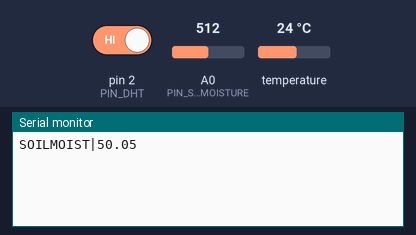
This sketch was run on a simulated Arduino Uno, built with avr-gcc and run on an emulated ATmega328P. On the bench: the last lines printed to the serial monitor. The test bench sets the inputs (shaded band); at power-on: pin 2 (PIN_DHT) HIGH, A0 (PIN_SOIL_MOISTURE) = 512, temperature 24 °C. The modem accepts every AT command (registered, SIM ready, sends succeed) and sends nothing else.

Above: at 3.2 s.
3.3 s: pin 2 (PIN_DHT) driven LOW
At 3.8 s:
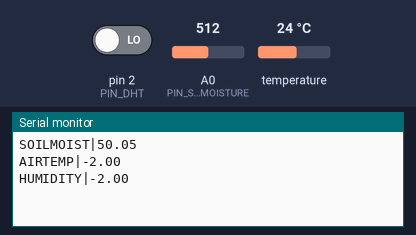
4.8 s: A0 (PIN_SOIL_MOISTURE) set to 716
At 6.3 s:
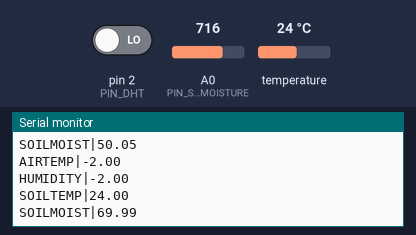

The sketch:

ArduGardenFirmware.ino
```cpp
// (licence header left out)
#include "TimedAction.h"
#include <SoftwareSerial.h>
#include "OneWire.h"
#include "ArduDHT11.h"
#include "ArduDS18B20.h"

#include "Definitions.h"

// wrappers
void dhtLib_callback();
void dataSend_callback();

// libraries
TimedAction _dataTimer(DELAY_REQUEST, dataSend_callback);
OneWire _soil_temp_wire(10);
ArduDHT11 _dhtSensor;
ArduDS18B20 _soil_temp;
SoftwareSerial _wifiSerial(PIN_WIFI_RECEIVE, PIN_WIFI_TRANSMIT);
#define _usbSerial Serial

// vars
float soilTemp, humid, moist, airTemp, light;

// ===== PROGRAM ENTRY ==============================================
void setup() {
	// begin serial communication
	usbSerialInit();
	wifiInit();

	// init sensors
	_dhtSensor.init(PIN_DHT, DHT_INT_NUMBER, dhtLib_callback);
	delay(DHT_INIT_TIME);
	_soil_temp.init(&_soil_temp_wire);
}

void loop() {
	// report from soil mositure sensor
	moist = toPercentage(analogRead(PIN_SOIL_MOISTURE));
	usbSerialSend(SENSOR_SOIL_MOISTURE, moist);

	// report from light intensity sensor
	//light = toPercentage(analogRead(PIN_LIGHT_INTENSITY));
	//usbSerialSend(SENSOR_LIGHT_INTENSITY, light);

	/* acquire data */
	_dhtSensor.acquireAndWait();
	// report celcius from DHT
	airTemp = _dhtSensor.getTemperature();
	usbSerialSend(SENSOR_DHT_TEMPERATURE, airTemp);

	// report RH from DHT
	humid = _dhtSensor.getHumidity();
	usbSerialSend(SENSOR_DHT_HUMIDITY, humid);

	// report from soil temp sensor
	soilTemp = _soil_temp.getTemperature();
	usbSerialSend(SENSOR_SOIL_TEMP, soilTemp);

	// send to server
	//_dataTimer.check();

	// delay
	delay(DELAY_CHECK);
}
```

ArduDHT11.cpp
```cpp
// (licence header left out)
#include "ArduDHT11.h"

// constrcutor
ArduDHT11::ArduDHT11() {
}

void ArduDHT11::init(int pin, int intNumber, void(*callback_wrapper) ()) {
	// assign settings
	this->intNumber = intNumber;
	this->pin = pin;
	this->isrCallback_wrapper = callback_wrapper;

	// assign zero values
	hum = 0;
	temp = 0;

	// set pin mode
	pinMode(pin, OUTPUT);
	digitalWrite(pin, HIGH);

	// set state
	state = STOPPED;
	status = DHT11_ERROR_NOTSTARTED;
}

int ArduDHT11::acquire() {
	if (state == STOPPED || state == ACQUIRED) {

		//set the state machine for interruptions analisis of the signal
		state = RESPONSE;

		// empty buffers
		for (int i = 0; i< 5; i++) bits[i] = 0;
		cnt = 7;
		idx = 0;
		hum = 0;
		temp = 0;

		// REQUEST SAMPLE
		pinMode(pin, OUTPUT);
		digitalWrite(pin, LOW);
		delay(18);
		digitalWrite(pin, HIGH);
		delayMicroseconds(40);
		pinMode(pin, INPUT);

		// Analize the data in an interrupt
		us = micros();
		attachInterrupt(intNumber, isrCallback_wrapper, FALLING);

		return DHT11_ACQUIRING;
	}
	else
		return DHT11_ERROR_ACQUIRING;
}

void ArduDHT11::acquireAndWait() {
	acquire();
	while (acquiring())
		;
}

int ArduDHT11::getStatus() {
	return status;
}

float ArduDHT11::getTemperature() {
	DHT11_CHECK_STATE;
	return temp;
}

float ArduDHT11::getHumidity() {
	DHT11_CHECK_STATE;
	return hum;
}

/* Private */
void ArduDHT11::isrCallback() {
	int newUs = micros();
	int delta = (newUs - us);
	us = newUs;
	if (delta>6000) {
		status = DHT11_ERROR_TIMEOUT;
		state = STOPPED;
		detachInterrupt(intNumber);
		return;
	}
	switch (state) {
	case RESPONSE:
		if (delta<25) {
			us -= delta;
			break; //do nothing, it started the response signal
		} if (125<delta && delta<190) {
			state = DATA;
		}
		else {
			detachInterrupt(intNumber);
			status = DHT11_ERROR_TIMEOUT;
			state = STOPPED;
		}
		break;

	case DATA:
		if (delta<10) {
			detachInterrupt(intNumber);
			status = DHT11_ERROR_DELTA;
			state = STOPPED;
		}
		else if (60<delta && delta<155) { //valid in timing
			if (delta>90) //is a one
				bits[idx] |= (1 << cnt);
			if (cnt == 0) {  // whe have fullfilled the byte, go to next
				cnt = 7;    // restart at MSB
				if (idx++ == 4) {      // go to next byte, if whe have got 5 bytes stop.
					detachInterrupt(intNumber);
					// WRITE TO RIGHT VARS
					// as bits[1] and bits[3] are allways zero they are omitted in formulas.
					hum = bits[0];
					temp = bits[2];
					uint8_t sum = bits[0] + bits[2];
					if (bits[4] != sum) {
						status = DHT11_ERROR_CHECKSUM;
						state = STOPPED;
					}
					else {
						status = DHT11_OK;
						state = ACQUIRED;
					}
					break;
				}
			}
			else cnt--;
		}
		else {
			detachInterrupt(intNumber);
			status = DHT11_ERROR_TIMEOUT;
			state = STOPPED;
		}
		break;

	default:
		break;
	}
}

bool ArduDHT11::acquiring() {
	if (state != ACQUIRED && state != STOPPED) return true;
	return false;
}
```

ArduDHT11.h
```cpp
// (licence header left out)
#ifndef _ARDUDHT11_h
#define _ARDUDHT11_h

#if defined(ARDUINO) && ARDUINO >= 100
	#include "Arduino.h"
#endif

// state codes
#define DHT11_OK		    0
#define DHT11_ACQUIRING		1
#define DHT11_ACQUIRED		2
#define DHT11_RESPONSE_OK	3

// error codes
#define DHT11_ERROR_CHECKSUM		-1
#define DHT11_ERROR_TIMEOUT			-2
#define DHT11_ERROR_ACQUIRING		-3
#define DHT11_ERROR_DELTA			-4
#define DHT11_ERROR_NOTSTARTED		-5

#define DHT11_CHECK_STATE		if(state == STOPPED)						\
									return status;				    		\
								else if(state != ACQUIRED)			    	\
									return DHT11_ERROR_ACQUIRING;

class ArduDHT11
{
public:
	ArduDHT11();
	void init(int pin, int intNumber, void(*isrCallback_wrapper)());
	void isrCallback();
	int acquire();
	void acquireAndWait();
	float getTemperature();
	float getHumidity();
	bool acquiring();
	int getStatus();

private:

	// callback wrapper
	void(*isrCallback_wrapper)(void);

	// states
	enum states { RESPONSE = 0, DATA = 1, ACQUIRED = 2, STOPPED = 3, ACQUIRING = 4 };

	// variables
	volatile states state;
	volatile int status;
	volatile byte bits[5];
	volatile byte cnt;
	volatile byte idx;
	volatile int us;
	int intNumber;
	int pin;
	volatile float hum;
	volatile float temp;
};
#endif
```

ArduDS18B20.cpp
```cpp
// (licence header left out)
#include "ArduDS18B20.h"

ArduDS18B20::ArduDS18B20() {
}

void ArduDS18B20::init(OneWire* wire) {
	_ds_wire = wire;
	_ds_wire->search(addr);
	_ds_wire->reset();
}

float ArduDS18B20::getTemperature() {
	_ds_wire->reset();
	_ds_wire->select(addr);
	_ds_wire->write(DS18B20_START, 1);

	delay(1000);

	_ds_wire->reset();
	_ds_wire->select(addr);
	_ds_wire->write(DS18B20_READ_STRATCHPAD);

	for (i = 0; i < 9; i++) {           // we need 9 bytes
		data[i] = _ds_wire->read();
	}

	int16_t raw = (data[1] << 8) | data[0];
	byte cfg = (data[4] & 0x60);
	// at lower res, the low bits are undefined, so let's zero them
	if (cfg == 0x00) raw = raw & ~7;  // 9 bit resolution, 93.75 ms
	else if (cfg == 0x20) raw = raw & ~3; // 10 bit res, 187.5 ms
	else if (cfg == 0x40) raw = raw & ~1; // 11 bit res, 375 ms
										  //// default is 12 bit resolution, 750 ms conversion time
	return (float)raw / 16.0;
}
```

ArduDS18B20.h
```cpp
// ArduDS18B20.h

#ifndef _ARDUDS18B20_h
#define _ARDUDS18B20_h

#if defined(ARDUINO) && ARDUINO >= 100
#include "arduino.h"
#else
#include "WProgram.h"
#endif

#ifndef OneWire_h
#include "OneWire.h"
#endif // OneWire_h

#define DS18B20_START 0x44
#define DS18B20_READ_STRATCHPAD 0xBE

class ArduDS18B20 {
public:
	ArduDS18B20();
	void init(OneWire* wire);
	bool isValidAddress();
	float getTemperature();

private:
	uint8_t i;
	uint8_t data[12];
	uint8_t addr[8];
	OneWire* _ds_wire;
};

#endif
```

Definitions.h
```cpp
// (licence header left out)
#ifndef _DEFINITIONS_H
#define _DEFINITIONS_H

/* Define pins */
// define analog input pins
#define PIN_SOIL_TEMPERATURE		10
#define PIN_SOIL_MOISTURE			A0
#define PIN_LIGHT_INTENSITY			A1
// define DHT (external interrupt)
#define PIN_DHT						2
#define DHT_INT_NUMBER				digitalPinToInterrupt(PIN_DHT)
#define DHT_INIT_TIME				2000
// define wifi (SoftwareSerial)
#define PIN_WIFI_TRANSMIT			6
#define PIN_WIFI_RECEIVE			7

/* Define settings */
// delays
#define DELAY_REQUEST				16000
#define DELAY_CHECK					1000
// serial
#define SERIAL_SPEED				9600
#define SERIAL_DATA_DELIMITER		"|"
// IoT api
#define THINGSPEAK_API_KEY			"M6S4VTLNJ6M2XE8K"
#define THINGSPEAK_ENDPOINT			"184.106.153.149"

/* Status codes */
enum StatusMessage {
	SENSOR_DHT_HUMIDITY,
	SENSOR_DHT_TEMPERATURE,
	SENSOR_SOIL_MOISTURE,
	SENSOR_SOIL_TEMP,
	SENSOR_LIGHT_INTENSITY,
};

#endif
```

Modules.ino
```cpp
// (licence header left out)
float toPercentage(int value) {
	return (float)value / 1023 * 100;
}

void dhtLib_callback() {
	_dhtSensor.isrCallback();
}

void dataSend_callback() {
	if (wifiBeginTcp()) {
		wifiHttpSend();
		wifiCloseTcp();
	}
}
```

Serial.ino
```cpp
// (licence header left out)
void usbSerialInit() {
	_usbSerial.begin(SERIAL_SPEED);
}

void usbSerialSend(uint8_t field, float value) {
	String data = "";

	switch (field)
	{
	case SENSOR_DHT_HUMIDITY:
		data.concat("HUMIDITY");
		break;
	case SENSOR_DHT_TEMPERATURE:
		data.concat("AIRTEMP");
		break;
	case SENSOR_SOIL_MOISTURE:
		data.concat("SOILMOIST");
		break;
	case SENSOR_SOIL_TEMP:
		data.concat("SOILTEMP");
		break;
	case SENSOR_LIGHT_INTENSITY:
		data.concat("LIGHTLUX");
		break;
	default:
		data.concat("UNKNOWN");
		break;
	}
	data.concat(SERIAL_DATA_DELIMITER);
	data.concat(value);

	_usbSerial.println(data);
}
```

WiFi.ino
```cpp
// (licence header left out)
void wifiInit() {
	_wifiSerial.begin(SERIAL_SPEED);
	_wifiSerial.println("AT+RST");
}

bool wifiBeginTcp() {
	// data
	String cmd = "AT+CIPSTART=";
	cmd.concat("\"TCP\","); // connection type
	cmd.concat("\"");
	cmd.concat(THINGSPEAK_ENDPOINT);
	cmd.concat("\",");
	cmd.concat("80"); // port

	_wifiSerial.println(cmd);
	return !_wifiSerial.find("Error");
}

void wifiCloseTcp() {
	_wifiSerial.println("AT+CIPCLOSE");
}

void wifiHttpSend() {
	// data payload
	String payload = "GET /update?api_key=";
	payload.concat(THINGSPEAK_API_KEY);
	payload.concat("&field1");
	payload.concat("=");
	payload.concat(soilTemp);
	payload.concat("&field2");
	payload.concat("=");
	payload.concat(humid);
	payload.concat("&field3");
	payload.concat("=");
	payload.concat(moist);
	payload.concat("&field4");
	payload.concat("=");
	payload.concat(airTemp);
	payload.concat("&field5");
	payload.concat("=");
	payload.concat(light);
	payload.concat("\r\n\r\n");

	// command
	String cmd = "AT+CIPSEND=";
	cmd.concat(payload.length());
	_wifiSerial.println(cmd);

	// send http
	if (_wifiSerial.find(">")) {
		_wifiSerial.print(payload);
	}
}
```

ArduSettings.cpp
```cpp
//
//
//

#include "ArduSettings.h"
```

ArduSettings.h
```cpp
// ArduSettings.h

#ifndef _ARDUSETTINGS_h
#define _ARDUSETTINGS_h

#if defined(ARDUINO) && ARDUINO >= 100
	#include "arduino.h"
#else
	#include "WProgram.h"
#endif


#endif
```

Measured:
- after the input at 3.3 s, the serial monitor: prints a new line at once (image 1)
- after the input at 4.8 s, the serial monitor: prints a new line after 0.51 s (image 2)
